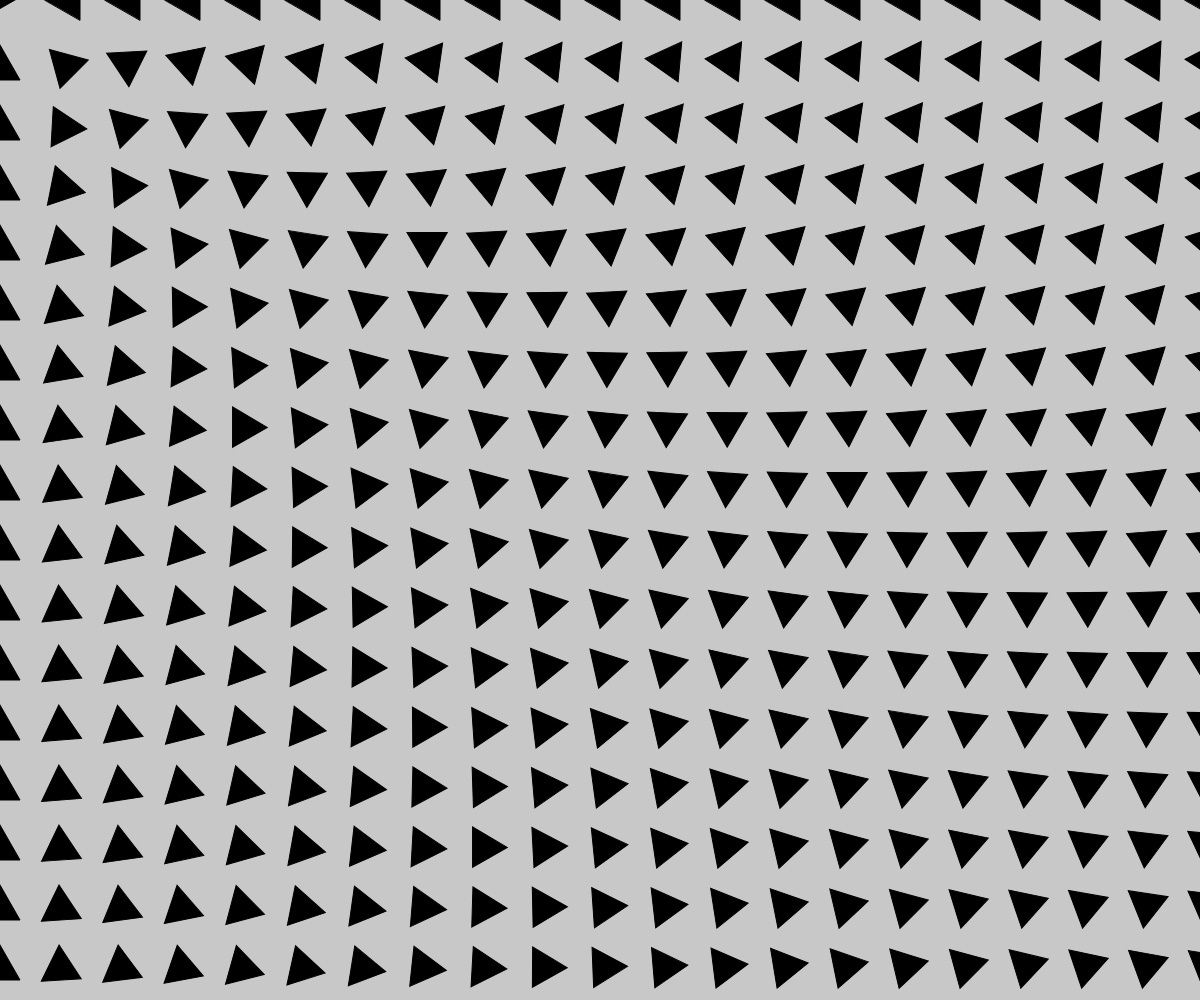
Frame 1 (no input)
Frame 60 (no input): identical to frame 1, image omitted
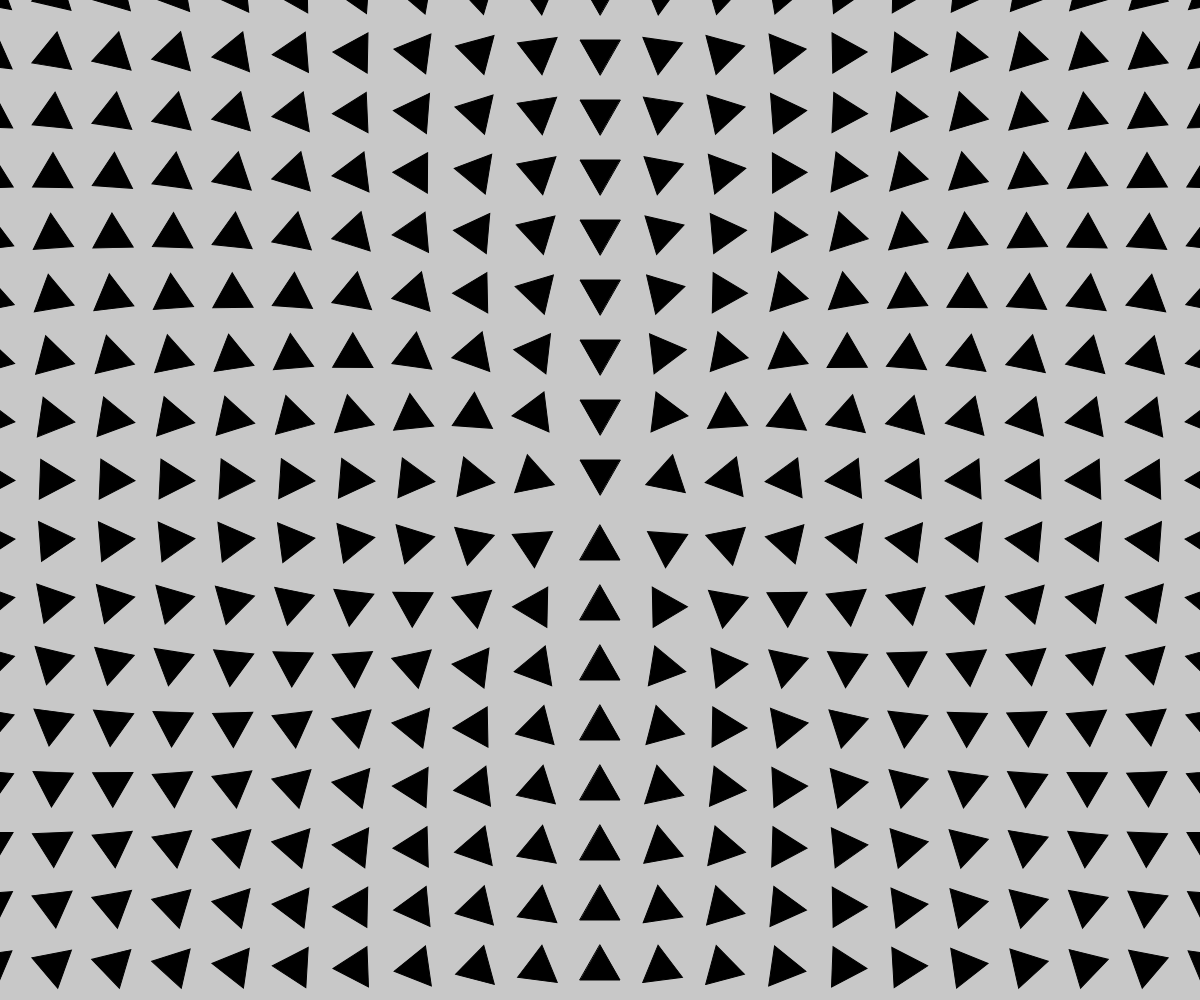
Frame 120 (the mouse pressed at the canvas centre since frame 60)

The p5.js sketch that drew these frames (run headless with seeded random() and noise() and a simulated clock; from frame 60 on, the mouse is pressed at the canvas centre):

// p5.js sketch
// ── sketch.js
class Tri {
	constructor(x, y) {
		this.x = x
		this.y = y
	}
	rota() {
		push()
		translate(this.x, this.y)
		let a = atan2(mouseY - this.y, mouseX - this.x);
		rotate(a)
		fill(0)
		triangle(-20, - 20, - 20, 20, 15, 0)
		pop()
	}

}
let tris = []

function setup() {
	createCanvas(windowWidth, windowHeight);

	for(i = 0; i < 30 ; i ++){
		for(j = 0 ; j < 30 ; j++){
			tris.push(new Tri(i * 60 ,j* 60))
		}
			
	}
}

function draw() {
	// put drawing code here
	background(200)
	for(item of tris){
		item.rota()
	}
}
